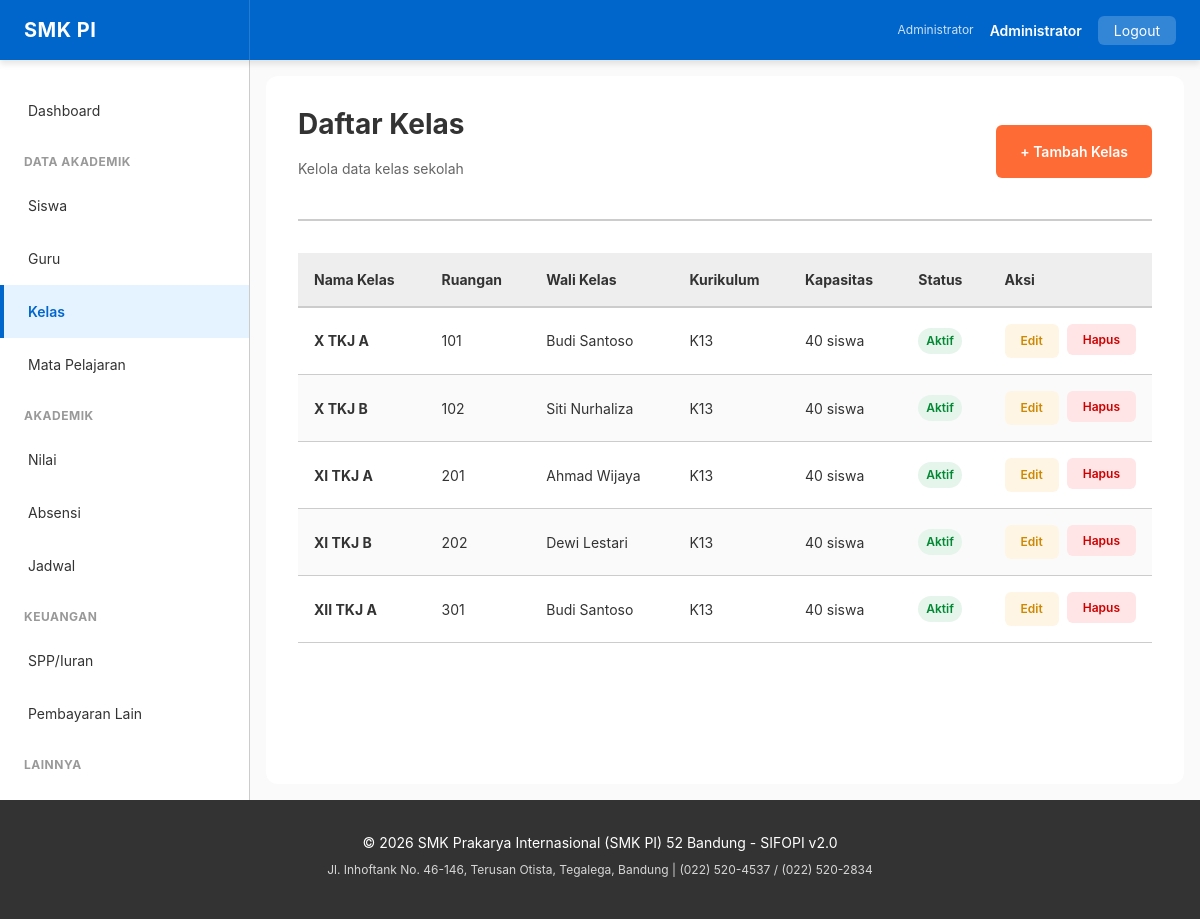
The app's page /kelas (signed in) with its own data.
### tables this page shows
CREATE TABLE kelas (
    id INT PRIMARY KEY AUTO_INCREMENT,
    nama_kelas VARCHAR(50) NOT NULL,
    no_ruangan VARCHAR(10),
    id_guru_wali INT,
    tahun_ajaran_id INT NOT NULL,
    kurikulum VARCHAR(100),
    capacity INT DEFAULT 40,
    is_active BOOLEAN DEFAULT true,
    created_at DATETIME DEFAULT CURRENT_TIMESTAMP,
    updated_at DATETIME DEFAULT CURRENT_TIMESTAMP ON UPDATE CURRENT_TIMESTAMP,
    FOREIGN KEY (id_guru_wali) REFERENCES guru(id),
    FOREIGN KEY (tahun_ajaran_id) REFERENCES tahun_ajaran(id),
    UNIQUE KEY unique_class (nama_kelas, tahun_ajaran_id),
    INDEX idx_guru_wali (id_guru_wali),
    INDEX idx_active (is_active)
);

### public/index.php (called while the page is built, shortened)
<?php
$configPath = dirname(__DIR__) . '/config';
require_once $configPath . '/database.php';
require_once $configPath . '/helpers.php';
class Router {
    private function render(string $viewPath, array $vars = []): void {
        extract($vars);
        $contentFile = dirname(__DIR__) . '/views/' . $viewPath . '.php';
        include $contentFile;
        include dirname(__DIR__) . '/views/layout/base.php';
    }
    private function db(): Database { return Database::getInstance(); }
    private function kelasList(): void {
        $result    = $this->db()->all('kelas', 'is_active = 1 ORDER BY nama_kelas');
        $guru_list = $this->db()->all('guru', 'status = ?', ['AKTIF']);
        $this->render('kelas/list', compact('result', 'guru_list'));
    }
}
(new Router())->route();

### config/database.php (called while the page is built, shortened)
<?php
class Database {
    private static $instance = null;
    private $pdo;
    public static function getInstance(): self {
        if (self::$instance === null) {
            self::$instance = new self();
        }
        return self::$instance;
    }
    private function connect(): void {
        try {
            $host = $_ENV['DB_HOST'] ?? 'localhost';
            $port = $_ENV['DB_PORT'] ?? 3306;
            $dbname = $_ENV['DB_NAME'] ?? 'atol_akademik_smk_pi';
            $user = $_ENV['DB_USER'] ?? 'root';
            $password = $_ENV['DB_PASSWORD'] ?? '';
            $dsn = "mysql:host={$host};port={$port};dbname={$dbname};charset=utf8mb4";
            $this->pdo = new PDO(
                $dsn,
                $user,
                $password,
                [
                    PDO::ATTR_ERRMODE => PDO::ERRMODE_EXCEPTION,
                    PDO::ATTR_DEFAULT_FETCH_MODE => PDO::FETCH_ASSOC,
                    PDO::ATTR_EMULATE_PREPARES => false,
                ]
            );
        } catch (PDOException $e) {
            die('Database connection failed: ' . htmlspecialchars($e->getMessage()));
        }
    }
    public function query(string $sql, array $params = []): PDOStatement {
        try {
            $stmt = $this->pdo->prepare($sql);
            $stmt->execute($params);
            return $stmt;
        } catch (PDOException $e) {
            $this->lastError = $e->getMessage();
            if ($_ENV['APP_DEBUG'] ?? false) {
                error_log('SQL Error: ' . $e->getMessage() . "\nSQL: " . $sql);
            }
            throw new Exception('Database query failed. Please try again.');
        }
    }
    public function all(string $table, string $where = '', array $params = []): array {
        $sql = "SELECT * FROM {$table}";
        if ($where) {
            $sql .= " WHERE {$where}";
        }
        $stmt = $this->query($sql, $params);
        return $stmt->fetchAll();
    }
}

### config/helpers.php (called while the page is built, shortened)
<?php
if (function_exists('safe')) {
    return;
}
function safe(mixed $value): string {
    return htmlspecialchars((string)$value, ENT_QUOTES, 'UTF-8');
}

### views/kelas/list.php (the view, shortened to what this page needs)
<div class="page-header" style="display:flex;justify-content:space-between;align-items:center;">
    <div>
        <h1 class="page-title">Daftar Kelas</h1>
        <p class="page-subtitle">Kelola data kelas sekolah</p>
    </div>
    <?php if ($_SESSION['user']['role'] === 'ADMIN'): ?>
        <a href="/kelas/create" class="btn btn-secondary">+ Tambah Kelas</a>
    <?php endif; ?>
</div>
<?php
$guruMap = [];
foreach ($guru_list as $g) $guruMap[$g['id']] = $g['nama'];
?>
<?php if (!empty($result)): ?>
    <div class="table-responsive">
        <table class="table">
            <thead>
                <tr><th>Nama Kelas</th><th>Ruangan</th><th>Wali Kelas</th><th>Kurikulum</th><th>Kapasitas</th><th>Status</th><th style="width:130px;">Aksi</th></tr>
            </thead>
            <tbody>
                <?php foreach ($result as $k): ?>
                    <tr>
                        <td><strong><?= safe($k['nama_kelas']) ?></strong></td>
                        <td><?= safe($k['no_ruangan'] ?? '-') ?></td>
                        <td><?= safe($guruMap[$k['id_guru_wali']] ?? '-') ?></td>
                        <td><?= safe($k['kurikulum'] ?? '-') ?></td>
                        <td><?= safe($k['capacity'] ?? 40) ?> siswa</td>
                        <td><span class="badge badge-<?= $k['is_active'] ? 'success' : 'secondary' ?>"><?= $k['is_active'] ? 'Aktif' : 'Nonaktif' ?></span></td>
                        <td class="table-actions">
                            <?php if ($_SESSION['user']['role'] === 'ADMIN'): ?>
                            <a href="/kelas/edit?id=<?= $k['id'] ?>" class="btn btn-small action-edit">Edit</a>
                            <form method="POST" action="/kelas/delete?id=<?= $k['id'] ?>" style="display:inline;" onsubmit="return confirm('Nonaktifkan kelas <?= safe($k['nama_kelas']) ?>?')">
                                <button class="btn btn-small action-delete">Hapus</button>
                            </form>
                            <?php endif; ?>
                        </td>
                    </tr>
                <?php endforeach; ?>
            </tbody>
        </table>
    </div>
<?php endif; ?>

### public/assets/css/theme.css (style rules this page uses)
.table-actions { display: flex; gap: var(--spacing-sm); }
.action-edit { background: var(--color-warning-light); color: var(--color-warning-dark); }
.action-delete { background: var(--color-error-light); color: var(--color-error); }

### public/assets/css/variables.css (style rules this page uses)
:root { --color-primary: #0066CC; --color-primary-dark: #0052A3; --color-primary-light: #E5F2FF; --color-secondary: #FF6B35; --color-secondary-dark: #E55A28; --color-secondary-light: #FFE5D5; --color-success: #00AA44; --color-success-dark: #008833; --color-success-light: #E5F5EB; --color-warning: #FFAA00; --color-warning-dark: #CC8800; --color-warning-light: #FFF5E5; --color-error: #CC0000; --color-error-dark: #AA0000; --color-error-light: #FFE5E5; --color-info: #0066CC; --color-info-light: #E5F2FF; --color-dark-text: #333333; --color-light-bg: #EEEEEE; --color-border: #CCCCCC; --color-white: #FFFFFF; --color-black: #000000; --color-gray-50: #FAFAFA; --color-gray-100: #F5F5F5; --color-gray-200: #EEEEEE; --color-gray-300: #DDDDDD; --color-gray-400: #CCCCCC; --color-gray-500: #999999; --color-gray-600: #666666; --color-gray-700: #444444; --color-gray-800: #333333; --color-gray-900: #1A1A1A; --font-family: -apple-system, BlinkMacSystemFont, 'Segoe UI', 'Roboto', 'Oxygen', 'Ubuntu', 'Cantarell', sans-serif; --font-mono: 'Courier New', 'Courier', monospace; --font-size-base: 16px; --font-size-xs: 12px; --font-size-sm: 14px; --font-size-lg: 18px; --font-size-xl: 20px; --font-size-2xl: 24px; --font-size-3xl: 28px; --font-size-4xl: 32px; --font-weight-light: 300; --font-weight-normal: 400; --font-weight-medium: 500; --font-weight-semibold: 600; --font-weight-bold: 700; --line-height-tight: 1.2; --line-height-normal: 1.5; --line-height-relaxed: 1.75; --spacing-xs: 4px; --spacing-sm: 8px; --spacing-md: 16px; --spacing-lg: 24px; --spacing-xl: 32px; --spacing-2xl: 40px; --spacing-3xl: 48px; --radius-sm: 4px; --radius-md: 6px; --radius-lg: 12px; --radius-xl: 16px; --radius-full: 9999px; --shadow-sm: 0 1px 2px rgba(0, 0, 0, 0.05); --shadow-md: 0 4px 6px rgba(0, 0, 0, 0.1); --shadow-lg: 0 10px 20px rgba(0, 0, 0, 0.15); --shadow-xl: 0 20px 40px rgba(0, 0, 0, 0.2); --transition-fast: 150ms ease-in-out; --transition-normal: 300ms ease-in-out; --transition-slow: 500ms ease-in-out; --z-dropdown: 1000; --z-modal: 2000; --z-tooltip: 3000; --breakpoint-sm: 640px; --breakpoint-md: 1024px; --breakpoint-lg: 1280px; --navbar-height: 60px; --sidebar-width: 250px; --max-container-width: 1400px; }
@media (prefers-color-scheme: light) { :root { --bg-primary: #FFFFFF; --bg-secondary: #F5F5F5; --text-primary: #333333; --text-secondary: #666666; } }

### public/assets/css/layout.css (style rules this page uses)
.page-header { margin-bottom: var(--spacing-xl); border-bottom: 2px solid var(--color-border); padding-bottom: var(--spacing-lg); }
.page-title { font-size: var(--font-size-3xl); margin-bottom: var(--spacing-md); }
.page-subtitle { color: var(--color-gray-600); font-size: var(--font-size-sm); }

### public/assets/css/components.css (style rules this page uses)
.btn { display: inline-flex; align-items: center; justify-content: center; padding: var(--spacing-md) var(--spacing-lg); border-radius: var(--radius-md); font-size: var(--font-size-sm); font-weight: var(--font-weight-semibold); cursor: pointer; transition: all var(--transition-fast); border: none; text-decoration: none; white-space: nowrap; }
.btn-secondary { background: var(--color-secondary); color: white; }
.btn-small { padding: var(--spacing-sm) var(--spacing-md); font-size: var(--font-size-xs); }
.table { width: 100%; border-collapse: collapse; margin-bottom: var(--spacing-lg); }
.table thead { background: var(--color-light-bg); }
.table th { padding: var(--spacing-md); text-align: left; font-weight: var(--font-weight-bold); border-bottom: 2px solid var(--color-border); font-size: var(--font-size-sm); }
.table td { padding: var(--spacing-md); border-bottom: 1px solid var(--color-border); font-size: var(--font-size-sm); }
.table tbody tr:nth-child(even) { background: #FAFAFA; }
.table-responsive { overflow-x: auto; }
.badge { display: inline-block; padding: var(--spacing-xs) var(--spacing-sm); border-radius: var(--radius-full); font-size: var(--font-size-xs); font-weight: var(--font-weight-semibold); }
.badge-success { background: var(--color-success-light); color: var(--color-success-dark); }

### records on screen
kelas: nama_kelas "X TKJ A", no_ruangan "101", id_guru_wali "Budi Santoso", kurikulum "K13", capacity "40", is_active "Aktif"
kelas: nama_kelas "X TKJ B", no_ruangan "102", id_guru_wali "Siti Nurhaliza", kurikulum "K13", capacity "40", is_active "Aktif"
kelas: nama_kelas "XI TKJ A", no_ruangan "201", id_guru_wali "Ahmad Wijaya", kurikulum "K13", capacity "40", is_active "Aktif"
kelas: nama_kelas "XI TKJ B", no_ruangan "202", id_guru_wali "Dewi Lestari", kurikulum "K13", capacity "40", is_active "Aktif"
kelas: nama_kelas "XII TKJ A", no_ruangan "301", id_guru_wali "Budi Santoso", kurikulum "K13", capacity "40", is_active "Aktif"

### other values on screen
safe($_SESSION['user']['fullname']) "Administrator"
safe(SCHOOL_NAME) "SMK Prakarya Internasional (SMK PI) 52 Bandung"
safe(SCHOOL_ADDRESS) "Jl. Inhoftank No. 46-146, Terusan Otista, Tegalega, Bandung"
safe(SCHOOL_PHONE) "(022) 520-4537 / (022) 520-2834"
